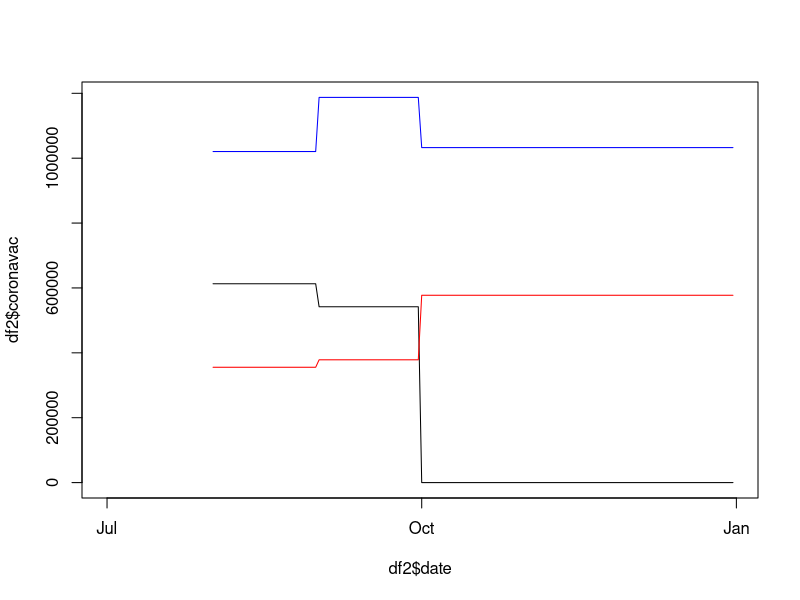

Source code (R):
library(lubridate)
library(dplyr)

previsao <- read.table("DATA/previsao_doses_12_08.txt", sep = "\t", encoding = "UTF-8")

previsao$V1 <- factor(previsao$V1)
az = previsao %>% filter(V1 == "AZ") %>% select(-V1) %>% colSums()
cv = previsao %>% filter(V1 == "CV") %>% select(-V1) %>% colSums()
pf = previsao %>% filter(V1 == "PF") %>% select(-V1) %>% colSums()

df <- data.frame(coronavac = cv,
                 astrazeneca = az,
                 pfizer = pf)

seqdays = seq(as.Date("2021-08-01"),as.Date("2021-12-31"),by = "days")

perda = 0.95

df2 <- data.frame(matrix(0,length(seqdays),3))
colnames(df2) <- c("coronavac","astrazeneca","pfizer")
df2$date <- seqdays

this_month <- unique(month(df2$date))[1]
next_month <- unique(month(df2$date))[2]

df2[month(df2$date) == this_month,1:3] <- matrix( unlist(round(df[1,]/sum(month(df2$date) == this_month)*perda)), sum(month(df2$date) == this_month),3,byrow = T)
                                        
df2[month(df2$date) == next_month,1:3] <- matrix(unlist(round(df[2,]/sum(month(df2$date) == next_month)*perda)), sum(month(df2$date) == next_month),3,byrow = T)
                                        
df2[month(df2$date) > next_month,1:3] <- matrix(unlist(round(df[3,]/sum(month(df2$date) > next_month)*perda)), sum(month(df2$date) > next_month),3,byrow = T)
                                       
plot(df2$date, df2$coronavac, type = "l", ylim = c(0,max(df2[,1:3])), 
     xlim = as.Date(c("2021-07-01","2021-12-31")))
lines(df2$date, df2$astrazeneca, col = "red")
lines(df2$date, df2$pfizer, col = "blue")

write.csv(df2, file = "rollout_vacinas.csv", row.names = FALSE, quote = FALSE)
